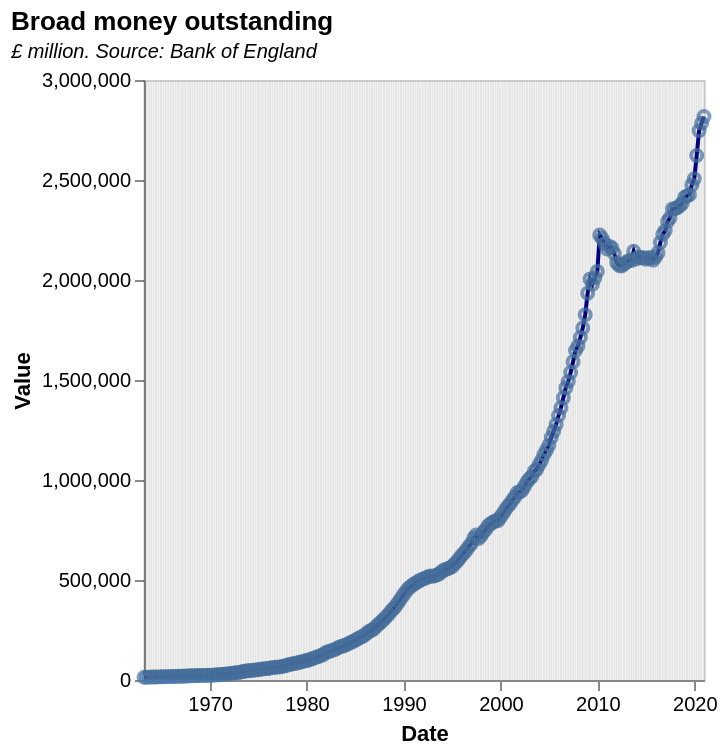

Vega-Lite specification for this chart:
### Vega-Lite specification from a JSON file in a GitHub repository (floating-point values rounded to 4 significant figures; data arrays with more than 128 entries replaced by an {"elided": "..."} marker saying what was removed)
{"$schema": "https://vega.github.io/schema/vega-lite/v5.json", "description": "(M1a) UK broad money aggregate (£m), 1955-2020", "title": {"text": "Broad money outstanding", "subtitle": "£ million. Source: Bank of England", "subtitleFontStyle": "italic", "subtitleFontSize": 10, "anchor": "start", "color": "black"}, "data": {"values": {"elided": "232 records"}, "format": {"parse": {"Date": "date"}}}, "height": 300, "width": 280, "encoding": {"x": {"field": "Date", "type": "temporal", "axis": {"grid": false}}}, "layer": [{"encoding": {"y": {"field": "Value", "type": "quantitative", "axis": {"grid": false}}}, "layer": [{"mark": {"type": "line", "color": "darkblue"}}, {"mark": "point"}]}, {"mark": "rule", "encoding": {"opacity": {"value": 0.1}, "tooltip": [{"field": "Date", "type": "temporal", "format": "%B, %Y"}, {"field": "Value", "title": "Broad money outstanding", "type": "quantitative", "format": ",.0f"}]}}]}
